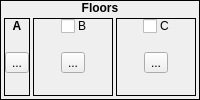
            <widget class="QFrame" name="frame_27">
             <property name="frameShape">
              <enum>QFrame::Box</enum>
             </property>
             <property name="frameShadow">
              <enum>QFrame::Plain</enum>
             </property>
             <layout class="QVBoxLayout" name="verticalLayout_36">
              <property name="spacing">
               <number>0</number>
              </property>
              <property name="margin">
               <number>0</number>
              </property>
              <item>
               <widget class="QLabel" name="label_21">
                <property name="sizePolicy">
                 <sizepolicy hsizetype="Preferred" vsizetype="Fixed">
                  <horstretch>0</horstretch>
                  <verstretch>0</verstretch>
                 </sizepolicy>
                </property>
                <property name="font">
                 <font>
                  <weight>75</weight>
                  <bold>true</bold>
                 </font>
                </property>
                <property name="text">
                 <string>Floors</string>
                </property>
                <property name="alignment">
                 <set>Qt::AlignCenter</set>
                </property>
               </widget>
              </item>
              <item>
               <widget class="QWidget" name="widget_26" native="true">
                <layout class="QHBoxLayout" name="horizontalLayout_21">
                 <property name="spacing">
                  <number>3</number>
                 </property>
                 <property name="margin">
                  <number>3</number>
                 </property>
                 <item>
                  <widget class="QFrame" name="frame_28">
                   <property name="sizePolicy">
                    <sizepolicy hsizetype="Preferred" vsizetype="Preferred">
                     <horstretch>0</horstretch>
                     <verstretch>0</verstretch>
                    </sizepolicy>
                   </property>
                   <property name="frameShape">
                    <enum>QFrame::Box</enum>
                   </property>
                   <property name="frameShadow">
                    <enum>QFrame::Plain</enum>
                   </property>
                   <layout class="QVBoxLayout" name="verticalLayout_37">
                    <property name="spacing">
                     <number>0</number>
                    </property>
                    <property name="margin">
                     <number>0</number>
                    </property>
                    <item>
                     <widget class="QLabel" name="label_22">
                      <property name="sizePolicy">
                       <sizepolicy hsizetype="Preferred" vsizetype="Fixed">
                        <horstretch>0</horstretch>
                        <verstretch>0</verstretch>
                       </sizepolicy>
                      </property>
                      <property name="font">
                       <font>
                        <weight>75</weight>
                        <bold>true</bold>
                       </font>
                      </property>
                      <property name="text">
                       <string>A</string>
                      </property>
                      <property name="alignment">
                       <set>Qt::AlignCenter</set>
                      </property>
                     </widget>
                    </item>
                    <item>
                     <widget class="QWidget" name="widget_27" native="true">
                      <layout class="QHBoxLayout" name="horizontalLayout_22">
                       <property name="spacing">
                        <number>0</number>
                       </property>
                       <property name="leftMargin">
                        <number>0</number>
                       </property>
                       <property name="topMargin">
                        <number>0</number>
                       </property>
                       <property name="rightMargin">
                        <number>0</number>
                       </property>
                       <property name="bottomMargin">
                        <number>3</number>
                       </property>
                       <item>
                        <widget class="TileButton" name="tbFloorATile">
                         <property name="text">
                          <string>...</string>
                         </property>
                         <property name="icon">
                          <iconset resource="gui_icons.qrc">
                           <normaloff>:/icons/addtile.png</normaloff>:/icons/addtile.png</iconset>
                         </property>
                         <property name="iconSize">
                          <size>
                           <width>32</width>
                           <height>32</height>
                          </size>
                         </property>
                        </widget>
                       </item>
                      </layout>
                     </widget>
                    </item>
                   </layout>
                  </widget>
                 </item>
                 <item>
                  <widget class="QFrame" name="frame_30">
                   <property name="sizePolicy">
                    <sizepolicy hsizetype="Preferred" vsizetype="Preferred">
                     <horstretch>0</horstretch>
                     <verstretch>0</verstretch>
                    </sizepolicy>
                   </property>
                   <property name="frameShape">
                    <enum>QFrame::Box</enum>
                   </property>
                   <property name="frameShadow">
                    <enum>QFrame::Plain</enum>
                   </property>
                   <layout class="QVBoxLayout" name="verticalLayout_39">
                    <property name="spacing">
                     <number>0</number>
                    </property>
                    <property name="margin">
                     <number>0</number>
                    </property>
                    <item>
                     <widget class="QWidget" name="widget_6" native="true">
                      <property name="sizePolicy">
                       <sizepolicy hsizetype="Preferred" vsizetype="Fixed">
                        <horstretch>0</horstretch>
                        <verstretch>0</verstretch>
                       </sizepolicy>
                      </property>
                      <property name="styleSheet">
                       <string notr="true">.QWidget
{
	border-width: 1px;
	border-style: solid;
	border-color: palette(window-text);
	background-color: palette(window-text);
}

.QWidget&gt;QLabel
{
	border-width: 0px;
	background-color: palette(window-text);
	color: palette(window);
	font-weight: bold;
}</string>
                      </property>
                      <layout class="QHBoxLayout" name="horizontalLayout_11">
                       <property name="spacing">
                        <number>3</number>
                       </property>
                       <property name="margin">
                        <number>0</number>
                       </property>
                       <item>
                        <spacer name="horizontalSpacer_7">
                         <property name="orientation">
                          <enum>Qt::Horizontal</enum>
                         </property>
                         <property name="sizeHint" stdset="0">
                          <size>
                           <width>10</width>
                           <height>15</height>
                          </size>
                         </property>
                        </spacer>
                       </item>
                       <item>
                        <widget class="QCheckBox" name="cbUseFloorB">
                         <property name="sizePolicy">
                          <sizepolicy hsizetype="Fixed" vsizetype="Fixed">
                           <horstretch>0</horstretch>
                           <verstretch>0</verstretch>
                          </sizepolicy>
                         </property>
                         <property name="text">
                          <string/>
                         </property>
                        </widget>
                       </item>
                       <item>
                        <widget class="QLabel" name="label_4">
                         <property name="sizePolicy">
                          <sizepolicy hsizetype="Fixed" vsizetype="Fixed">
                           <horstretch>0</horstretch>
                           <verstretch>0</verstretch>
                          </sizepolicy>
                         </property>
                         <property name="text">
                          <string>B</string>
                         </property>
                        </widget>
                       </item>
                       <item>
                        <spacer name="horizontalSpacer_8">
                         <property name="orientation">
                          <enum>Qt::Horizontal</enum>
                         </property>
                         <property name="sizeHint" stdset="0">
                          <size>
                           <width>10</width>
                           <height>15</height>
                          </size>
                         </property>
                        </spacer>
                       </item>
                      </layout>
                     </widget>
                    </item>
                    <item>
                     <widget class="QWidget" name="widget_29" native="true">
                      <layout class="QHBoxLayout" name="horizontalLayout_24">
                       <property name="spacing">
                        <number>0</number>
                       </property>
                       <property name="leftMargin">
                        <number>0</number>
                       </property>
                       <property name="topMargin">
                        <number>0</number>
                       </property>
                       <property name="rightMargin">
                        <number>0</number>
                       </property>
                       <property name="bottomMargin">
                        <number>3</number>
                       </property>
                       <item>
                        <widget class="TileButton" name="tbFloorBTile">
                         <property name="text">
                          <string>...</string>
                         </property>
                         <property name="icon">
                          <iconset resource="gui_icons.qrc">
                           <normaloff>:/icons/addtile.png</normaloff>:/icons/addtile.png</iconset>
                         </property>
                         <property name="iconSize">
                          <size>
                           <width>32</width>
                           <height>32</height>
                          </size>
                         </property>
                        </widget>
                       </item>
                      </layout>
                     </widget>
                    </item>
                   </layout>
                  </widget>
                 </item>
                 <item>
                  <widget class="QFrame" name="frame_32">
                   <property name="sizePolicy">
                    <sizepolicy hsizetype="Preferred" vsizetype="Preferred">
                     <horstretch>0</horstretch>
                     <verstretch>0</verstretch>
                    </sizepolicy>
                   </property>
                   <property name="frameShape">
                    <enum>QFrame::Box</enum>
                   </property>
                   <property name="frameShadow">
                    <enum>QFrame::Plain</enum>
                   </property>
                   <layout class="QVBoxLayout" name="verticalLayout_41">
                    <property name="spacing">
                     <number>0</number>
                    </property>
                    <property name="margin">
                     <number>0</number>
                    </property>
                    <item>
                     <widget class="QWidget" name="widget_7" native="true">
                      <property name="sizePolicy">
                       <sizepolicy hsizetype="Preferred" vsizetype="Fixed">
                        <horstretch>0</horstretch>
                        <verstretch>0</verstretch>
                       </sizepolicy>
                      </property>
                      <property name="styleSheet">
                       <string notr="true">.QWidget
{
	border-width: 1px;
	border-style: solid;
	border-color: palette(window-text);
	background-color: palette(window-text);
}

.QWidget&gt;QLabel
{
	border-width: 0px;
	background-color: palette(window-text);
	color: palette(window);
	font-weight: bold;
}</string>
                      </property>
                      <layout class="QHBoxLayout" name="horizontalLayout_12">
                       <property name="spacing">
                        <number>3</number>
                       </property>
                       <property name="margin">
                        <number>0</number>
                       </property>
                       <item>
                        <spacer name="horizontalSpacer_9">
                         <property name="orientation">
                          <enum>Qt::Horizontal</enum>
                         </property>
                         <property name="sizeHint" stdset="0">
                          <size>
                           <width>10</width>
                           <height>15</height>
                          </size>
                         </property>
                        </spacer>
                       </item>
                       <item>
                        <widget class="QCheckBox" name="cbUseFloorC">
                         <property name="sizePolicy">
                          <sizepolicy hsizetype="Fixed" vsizetype="Fixed">
                           <horstretch>0</horstretch>
                           <verstretch>0</verstretch>
                          </sizepolicy>
                         </property>
                         <property name="text">
                          <string/>
                         </property>
                        </widget>
                       </item>
                       <item>
                        <widget class="QLabel" name="label_5">
                         <property name="sizePolicy">
                          <sizepolicy hsizetype="Fixed" vsizetype="Fixed">
                           <horstretch>0</horstretch>
                           <verstretch>0</verstretch>
                          </sizepolicy>
                         </property>
                         <property name="text">
                          <string>C</string>
                         </property>
                        </widget>
                       </item>
                       <item>
                        <spacer name="horizontalSpacer_10">
                         <property name="orientation">
                          <enum>Qt::Horizontal</enum>
                         </property>
                         <property name="sizeHint" stdset="0">
                          <size>
                           <width>10</width>
                           <height>15</height>
                          </size>
                         </property>
                        </spacer>
                       </item>
                      </layout>
                     </widget>
                    </item>
                    <item>
                     <widget class="QWidget" name="widget_31" native="true">
                      <layout class="QHBoxLayout" name="horizontalLayout_26">
                       <property name="spacing">
                        <number>0</number>
                       </property>
                       <property name="leftMargin">
                        <number>0</number>
                       </property>
                       <property name="topMargin">
                        <number>0</number>
                       </property>
                       <property name="rightMargin">
                        <number>0</number>
                       </property>
                       <property name="bottomMargin">
                        <number>3</number>
                       </property>
                       <item>
                        <widget class="TileButton" name="tbFloorCTile">
                         <property name="text">
                          <string>...</string>
                         </property>
                         <property name="icon">
                          <iconset resource="gui_icons.qrc">
                           <normaloff>:/icons/addtile.png</normaloff>:/icons/addtile.png</iconset>
                         </property>
                         <property name="iconSize">
                          <size>
                           <width>32</width>
                           <height>32</height>
                          </size>
                         </property>
                        </widget>
                       </item>
                      </layout>
                     </widget>
                    </item>
                   </layout>
                  </widget>
                 </item>
                </layout>
               </widget>
              </item>
             </layout>
            </widget>
